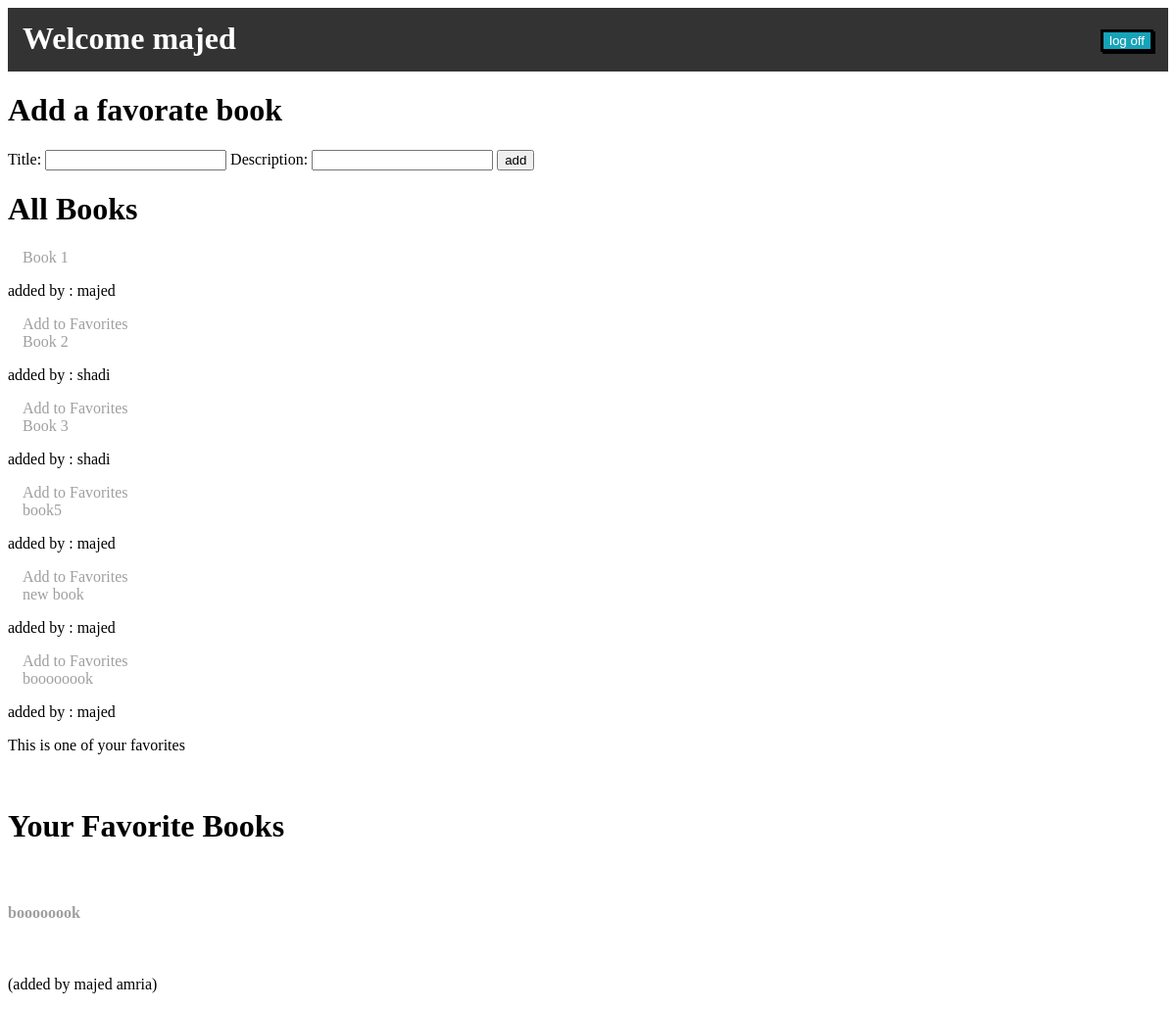
The page /book (signed in) on the database as committed earlier.
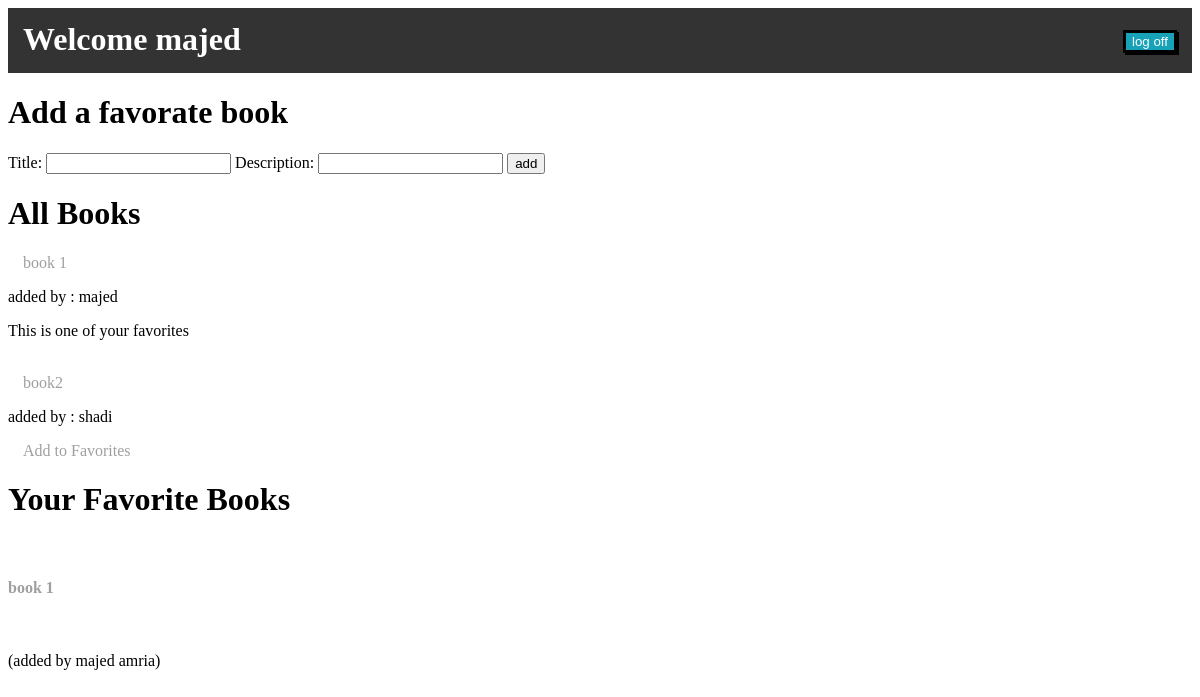
The same page on the database as committed later.
### book/models.py (models this page shows)
class User(models.Model):
    first_name=models.CharField(max_length=45)
    last_name=models.CharField(max_length=45)
    email=models.EmailField(max_length=100)
    password=models.CharField(max_length=100)
    created_at = models.DateTimeField(auto_now_add=True)
    updated_at = models.DateTimeField(auto_now=True)
    objects = BlogManager()

class Book(models.Model):
    title = models.CharField(max_length=255)
    desc=models.TextField(max_length=255)
    book_upload=models.ForeignKey(User,related_name="books",on_delete=models.CASCADE)
    user=models.ManyToManyField(User,related_name="users")
    created_at = models.DateTimeField(auto_now_add=True)
    updated_at = models.DateTimeField(auto_now=True)
    objects = BlogManager()

### book/views.py (the view)
# urls.py: path('', include('book.urls')),
def book(request):
    if  'email' in request.session :
      user=User.objects.get(email=request.session['email'])
      users=User.objects.all()
      book= Book.objects.all()
      context={
            'firstname': user.first_name,
            'lastname':user.last_name,
            'user':user,
            'list_book':book,
            'list_user':users,
            'liked' : User.objects.filter(email=request.session['email']).first().users.all()
                }
      return render(request,"book.html",context)
    else:
      return redirect('/')

### book/templates/book.html (shortened to what this page needs)
<!DOCTYPE html>
<html lang="en">
<head>
    {% load static %}
    <link rel="stylesheet" href="{% static 'style.css' %}">
</head>
<body>
    <div class="nav">
        <h1 class="nav-title">Welcome  {{firstname}}</h1>
        <ul class="nav-links">
            <form action="logut" method="post">
                <li><button class="btn" type="submit">log off</button></li>
            </form>
        </ul>
    </div>
    <h1>Add a favorate book</h1>
<form action="create" method="post">
   Title: <input type="text" name="title">
   Description: <input type="text" name="desc">
   <input type="submit" value="add">
</form>
<h1>All Books </h1>
{% for book in list_book %}
<a href="book/{{book.id}}">{{book.title}}</a>
<p>added by : {{book.book_upload.first_name}} </p>
{%if book in user.users.all %}<p>This is one of your favorites</p>{%else%}<a  class="left" href="/book/{{book.id}}">Add to Favorites</a>{%endif%}<br>
        {% endfor %}
        <h1>Your Favorite Books</h1>
        {% for l in liked%}
        <a href="books/{{l.id}}"><h4>{{l.title}}</h4></a>
        <p>(added by {{l.book_upload.first_name}} {{l.book_upload.last_name}})</p>
        {%endfor%}
</body>
</html>

### book/static/style.css (style rules this page uses)
.nav { height: 65px; background-color: #333333; display: flex; align-items: flex-end; justify-content: space-between; padding: 0px; }
.nav-title { color: white; margin: 15px; font-style: normal; }
.btn { border: solid black; background-color: #17a2b8; color: white; margin-right: 15px; box-shadow: 2px 2px black; }
a { color: #9f9f9f; text-decoration:none; margin: 15px; }
.nav-links { margin-bottom: 20px; list-style-type: none; display:flex ; }

Rows that differ between the two databases and show on the page:
removed Book: title "Book 1", book_upload.first_name "majed", shown under "All Books"
removed Book: title "Book 2", book_upload.first_name "shadi", shown under "All Books"
removed Book: title "Book 3", book_upload.first_name "shadi", shown under "All Books"
removed Book: title "book5", book_upload.first_name "majed", shown under "All Books"
removed Book: title "new book", book_upload.first_name "majed", shown under "All Books"
removed Book: title "boooooook", book_upload.first_name "majed", shows "This is one of your favorites", book_upload.last_name "amria"
added Book: title "book 1", book_upload.first_name "majed", shows "This is one of your favorites", book_upload.last_name "amria"
added Book: title "book2", book_upload.first_name "shadi", shown under "All Books"
